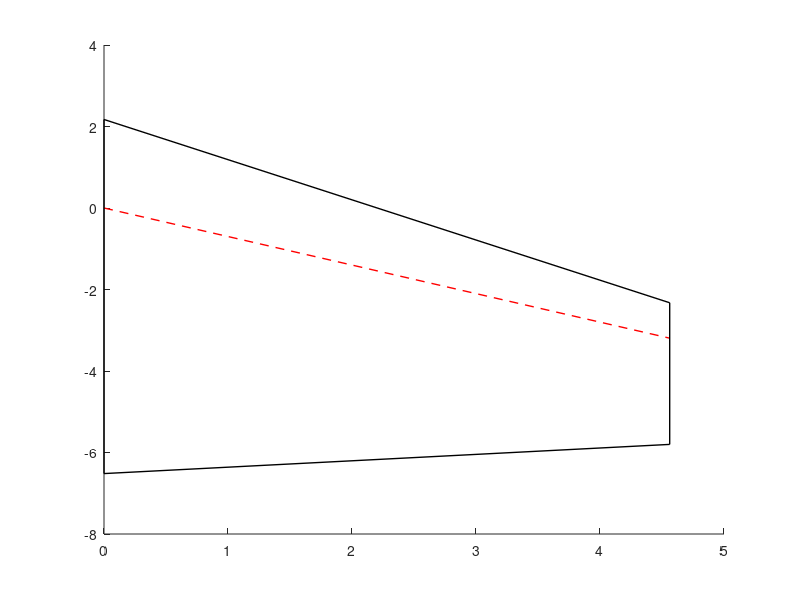

MATLAB code for this plot:
clear
clf
clc

% parameters
area = 27.75 * 2; % m^2
AR = 3;
wing_span = (area * AR / 2) ^ 0.5; % m
taper_ratio = 0.4;
quarter_chord_sweep = 35; % degrees

% simple design
total_chord = 1 + 1 / taper_ratio;
tip_chord = 2 * area / (wing_span * total_chord);
root_chord = tip_chord / taper_ratio;
qcy = -wing_span / 2 * tand(quarter_chord_sweep);
le_tip = qcy + tip_chord / 4;
te_tip = qcy - 3 * tip_chord / 4;
le_root = root_chord / 4;
te_root = -3 * root_chord / 4;

% draw the wing
figure
clf
hold on
plot([0, wing_span / 2], [0, qcy], 'r--', 'LineWidth', 1)
plot([0, wing_span / 2], [le_root, le_tip], 'k-', 'LineWidth', 1)
plot([0, wing_span / 2], [te_root, te_tip], 'k-', 'LineWidth', 1)
plot([0, 0], [le_root, te_root], 'k-', 'LineWidth', 1)
plot([wing_span / 2, wing_span / 2], [le_tip, te_tip], 'k-', 'LineWidth', 1)
